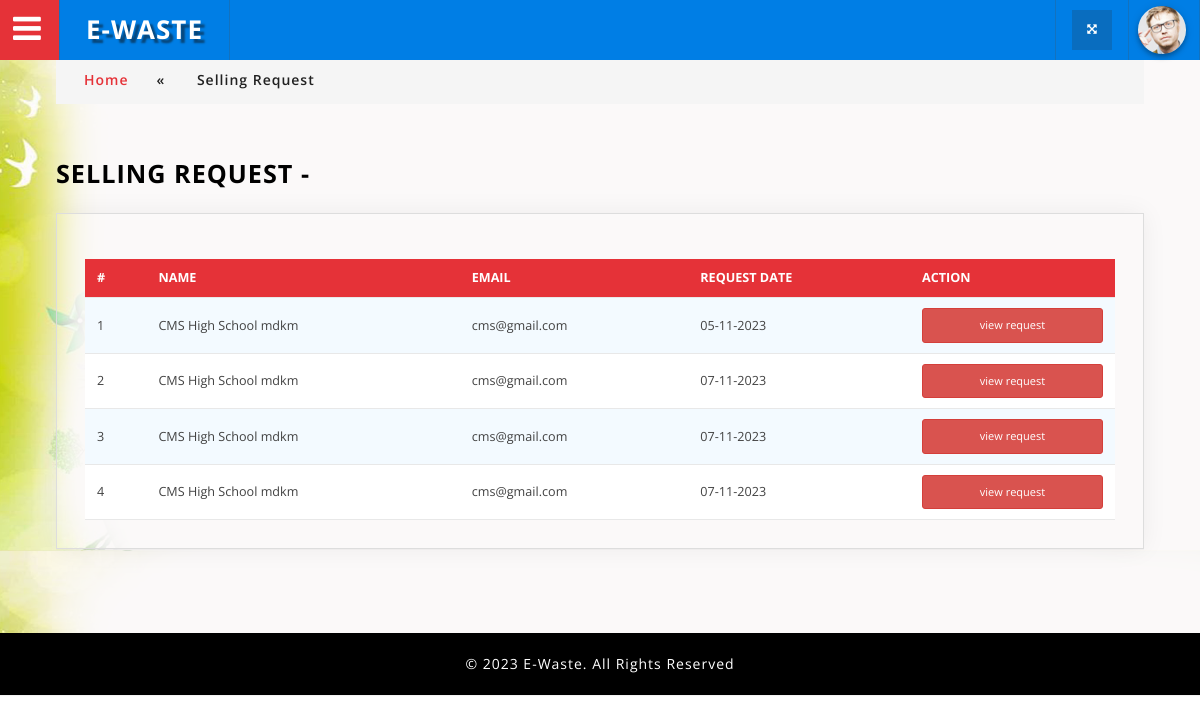
/admin/admin_sellingrequest_view.php (signed in), run on the app's committed database.
### tables this page shows
CREATE TABLE IF NOT EXISTS `selling_request` (
  `request_id` int NOT NULL AUTO_INCREMENT,
  `comp_email` varchar(200) NOT NULL,
  `req_date` date NOT NULL,
  `req_status` varchar(10) NOT NULL,
  PRIMARY KEY (`request_id`)
);

CREATE TABLE IF NOT EXISTS `customers` (
  `cust_id` int NOT NULL AUTO_INCREMENT,
  `com_cat_id` int NOT NULL,
  `pincode` varchar(10) NOT NULL,
  `company_name` varchar(50) NOT NULL,
  `location` varchar(50) NOT NULL,
  `state` varchar(50) NOT NULL,
  `city` varchar(50) NOT NULL,
  `phone` varchar(20) NOT NULL,
  `added_by` varchar(100) NOT NULL,
  `email` varchar(60) NOT NULL,
  PRIMARY KEY (`cust_id`)
);

### connectionclass.php (called while the page is built, shortened)
<?php
class Connectionclass
{
	public $db = null;
 public function open()
  {
    $dbname ="ewaste1";
  	 $this->db = mysqli_connect("localhost","root","","$dbname") or die('Error connecting to MySQL server.');
  }
  public function GetTable($qry)
 {
 	try
	{
		$result=mysqli_query($this->db,$qry);
		if($result)
		{
			$data = array();
			while ($row = mysqli_fetch_assoc($result))
			{
				$data[] = $row;
			}
			return $data;
		}
		else
			throw new Exception(mysqli_error($this->db));
	}
	catch(Exception $e)
	{
		return $e->getMessage();
	}
 }
}
?>

### admin/admin_sellingrequest_view.php (the view, shortened to what this page needs)
<?php
require_once('../ConnectionClass.php');
require_once('header.php');
$obj=new connectionclass();
$qry1="select * from selling_request inner join customers on selling_request.comp_email=customers.email where req_status = 'send'";
$result=$obj->GetTable($qry1);
?>
				<div class="inner_content" style="background-image: url(images/home1.png);">
						<div class="w3l_agileits_breadcrumbs">
							<div class="w3l_agileits_breadcrumbs_inner">
								<ul>
									<li><a href="index.php">Home</a><span>«</span></li>
									<li>Selling Request</li>
								</ul>
							</div>
						</div>
					<div class="inner_content_w3_agile_info two_in">
					  <h2 class="w3_inner_tittle">Selling Request - <?php
					  ?></h2>
									<div class="agile-tables">
										<div class="w3l-table-info agile_info_shadow">
											<table id="table">
											<thead>
											  <tr>
											  	<th>#</th>
												<th>Name</th>
												<th>email</th>
												<th>request date</th>
												<th>action</th>
											  </tr>
											</thead>
											<?php
if(count($result)>0)
{
									?>
											<tbody>
												<?php
												$i=0;
												foreach ($result as $r)
												{
													$i++;
													$formattedDate = (new DateTime($r["req_date"]))->format("d-m-Y");
													?>
											  <tr>
												<td><?php echo $i;?></td>
												<td><?php echo $r["company_name"];?></td>
												<td><?php echo $r["comp_email"];?></td>
												<td><?php echo $formattedDate;?></td>
                                                <td><a href="admin_view_Request_items.php?id=<?php echo $r['request_id'];?>" class="btn btn-danger btn-block btn-xs" > view request </a></td>
											  </tr>
											 <?php
											}
											?>
											</tbody>
										  </table>
								</div>
						</div>
										<?php
										}
										?>
				    </div>
				</div>
		<?php
require_once('footer.php');
?>

### admin/css/table-style.css (style rules this page uses)
table { background: white; border-collapse: collapse; margin: 1.25em 0 0; width: 100%; }
table tr, table th, table td { border: none; border-bottom: 1px solid #e8e8e8; font-size: .95em; }
table th, table td { padding: 10px 12px; text-align: left; }
table th { background: #e53238; color: #fff; text-transform: uppercase; }
table tr td { background: #f3faff; color: #424242; }
table tr:nth-of-type(2n+2) td { background: #ffffff; }
table { width: 100%; }

### admin/css/component.css (style rules this page uses)
*, *:after, *::before { -webkit-box-sizing: border-box; -moz-box-sizing: border-box; box-sizing: border-box; }

### admin/css/style.css (style rules this page uses)
body { margin:0; padding:0; background:#fff; font-family: 'Open Sans', sans-serif; }
h1,h2,h3,h4,h5,h6 { margin:0; font-family: 'Open Sans', sans-serif; }
ul { margin:0; padding:0; }
p,ul,ol { font-size:14px; }
input[type="submit"],a,.nbs-flexisel-nav-left,.nbs-flexisel-nav-right { transition:.5s ease-in; -webkit-transition:.5s ease-in; -moz-transition:.5s ease-in; -o-transition:.5s ease-in; -ms-transition:.5s ease-in; }
.inner_content { padding: 4em 4em; min-height: 600px; }
.agile_info_shadow { padding: 1em; box-shadow: 0 0px 24px 0 rgba(0, 0, 0, 0.06), 0 1px 0px 0 rgba(0, 0, 0, 0.02); -webkit-box-shadow: 0 0px 24px 0 rgba(0, 0, 0, 0.06), 0 1px 0px 0 rgba(0, 0, 0, 0.02); -moz-box-shadow: 0 0px 24px 0 rgba(0, 0, 0, 0.06), 0 1px 0px 0 rgba(0, 0, 0, 0.02); -o-box-shadow:0 0px 24px 0 rgba(0, 0, 0, 0.06), 0 1px 0px 0 rgba(0, 0, 0, 0.02); border: 1px solid #ddd; }
.inner_content_w3_agile_info { margin-top:4.5em; }
.inner_content_w3_agile_info.two_in { margin-top: 4em; }
.w3l_agileits_breadcrumbs { padding:1em 0; background:#f5f5f5; }
.w3l_agileits_breadcrumbs ul li { display:inline-block; color:#212121; font-weight:600; font-family: 'Open Sans', sans-serif; letter-spacing:1px; }
.w3l_agileits_breadcrumbs ul li a { color: #e53238; text-decoration:none; font-family: 'Open Sans', sans-serif; }
.w3l_agileits_breadcrumbs ul li span { padding:0 2em; }
.w3l_agileits_breadcrumbs_inner { padding: 0 2em; }
h2.w3_inner_tittle { text-transform: uppercase; color: #000; margin: 0.5em 0 1em 0; font-weight: 700; font-size: 1.8em; letter-spacing: 1px; }
.btn-block { display: block; width: 100%; }
.btn-xs, .btn-group-xs > .btn { padding: 8px 8px; font-size: 11px; line-height: 1.5; border-radius: 3px; }
.sub_agile_btn.agile_info_shadow,.agile-validation.agile_info_shadow ,.w3l-table-info.agile_info_shadow,.page_w3ls_cal,.agile_info_icons_wthree { padding: 2em; }
.w3l-table-info.agile_info_shadow { margin-bottom: 2em; }

### data on the page
selling_request: customers.company_name "CMS High School mdkm", comp_email "cms@gmail.com", req_date "05-11-2023"
selling_request: customers.company_name "CMS High School mdkm", comp_email "cms@gmail.com", req_date "07-11-2023"
selling_request: customers.company_name "CMS High School mdkm", comp_email "cms@gmail.com", req_date "07-11-2023"
selling_request: customers.company_name "CMS High School mdkm", comp_email "cms@gmail.com", req_date "07-11-2023"
